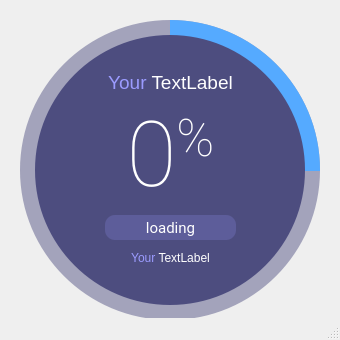
<?xml version="1.0" encoding="UTF-8"?>
<ui version="4.0">
 <class>SplashScreen</class>
 <widget class="QMainWindow" name="SplashScreen">
  <property name="geometry">
   <rect>
    <x>0</x>
    <y>0</y>
    <width>340</width>
    <height>340</height>
   </rect>
  </property>
  <property name="windowTitle">
   <string>MainWindow</string>
  </property>
  <widget class="QWidget" name="centralwidget">
   <widget class="QFrame" name="CircularProgressBarBase">
    <property name="geometry">
     <rect>
      <x>10</x>
      <y>10</y>
      <width>320</width>
      <height>320</height>
     </rect>
    </property>
    <property name="frameShape">
     <enum>QFrame::NoFrame</enum>
    </property>
    <property name="frameShadow">
     <enum>QFrame::Raised</enum>
    </property>
    <widget class="QFrame" name="CircularProgress">
     <property name="geometry">
      <rect>
       <x>10</x>
       <y>10</y>
       <width>300</width>
       <height>300</height>
      </rect>
     </property>
     <property name="styleSheet">
      <string notr="true">QFrame{
	border-radius : 150px;
	background-color: qconicalgradient(cx:0.5, cy:0.5, angle:90, stop:0.749 rgba(255, 0, 127, 0), stop:0.750 rgba(85, 170, 255, 255));
}</string>
     </property>
     <property name="frameShape">
      <enum>QFrame::NoFrame</enum>
     </property>
     <property name="frameShadow">
      <enum>QFrame::Raised</enum>
     </property>
    </widget>
    <widget class="QFrame" name="CircularBg">
     <property name="geometry">
      <rect>
       <x>10</x>
       <y>10</y>
       <width>300</width>
       <height>300</height>
      </rect>
     </property>
     <property name="styleSheet">
      <string notr="true">QFrame{
	border-radius : 150px;
	background-color: rgba(77, 77, 127, 120);
}</string>
     </property>
     <property name="frameShape">
      <enum>QFrame::NoFrame</enum>
     </property>
     <property name="frameShadow">
      <enum>QFrame::Raised</enum>
     </property>
    </widget>
    <widget class="QFrame" name="Container">
     <property name="geometry">
      <rect>
       <x>25</x>
       <y>25</y>
       <width>270</width>
       <height>270</height>
      </rect>
     </property>
     <property name="styleSheet">
      <string notr="true">QFrame{
	border-radius : 135px;
	background-color: rgb(77, 77, 127);
}</string>
     </property>
     <property name="frameShape">
      <enum>QFrame::NoFrame</enum>
     </property>
     <property name="frameShadow">
      <enum>QFrame::Raised</enum>
     </property>
     <widget class="QWidget" name="">
      <property name="geometry">
       <rect>
        <x>40</x>
        <y>35</y>
        <width>191</width>
        <height>201</height>
       </rect>
      </property>
      <layout class="QGridLayout" name="gridLayout">
       <item row="0" column="0">
        <widget class="QLabel" name="label_Title">
         <property name="font">
          <font>
           <family>Segoe UI</family>
           <pointsize>14</pointsize>
          </font>
         </property>
         <property name="styleSheet">
          <string notr="true">color: rgb(255, 255, 255);
background-color: none;</string>
         </property>
         <property name="text">
          <string>&lt;html&gt;&lt;head/&gt;&lt;body&gt;&lt;p&gt;&lt;span style=&quot; color:#9b9bff;&quot;&gt;Your&lt;/span&gt; TextLabel&lt;/p&gt;&lt;/body&gt;&lt;/html&gt;</string>
         </property>
         <property name="alignment">
          <set>Qt::AlignCenter</set>
         </property>
        </widget>
       </item>
       <item row="1" column="0">
        <widget class="QLabel" name="label_Percentage">
         <property name="font">
          <font>
           <family>Roboto Thin</family>
           <pointsize>68</pointsize>
          </font>
         </property>
         <property name="styleSheet">
          <string notr="true">color: rgb(255, 255, 255);
background-color: none;</string>
         </property>
         <property name="text">
          <string>&lt;body&gt;&lt;p&gt;&lt;span style=&quot; font-size:68pt;&quot;&gt;0&lt;/span&gt;&lt;span style=&quot; font-size:58pt; vertical-align:super;&quot;&gt;%&lt;/span&gt;&lt;/p&gt;</string>
         </property>
         <property name="alignment">
          <set>Qt::AlignCenter</set>
         </property>
        </widget>
       </item>
       <item row="2" column="0">
        <widget class="QLabel" name="label_LoadingInfo">
         <property name="font">
          <font>
           <family>Roboto</family>
           <pointsize>11</pointsize>
          </font>
         </property>
         <property name="styleSheet">
          <string notr="true">QLabel{
	border-radius : 10px;	
	color: rgb(255, 255, 255);
	background-color: rgb(93, 93, 154);
	margin-left : 30px;
	margin-right : 30px;
}</string>
         </property>
         <property name="text">
          <string>loading</string>
         </property>
         <property name="alignment">
          <set>Qt::AlignCenter</set>
         </property>
        </widget>
       </item>
       <item row="3" column="0">
        <widget class="QLabel" name="label_Credits">
         <property name="font">
          <font>
           <family>Segoe UI</family>
           <pointsize>9</pointsize>
          </font>
         </property>
         <property name="styleSheet">
          <string notr="true">color: rgb(255, 255, 255);
background-color: none;</string>
         </property>
         <property name="text">
          <string>&lt;html&gt;&lt;head/&gt;&lt;body&gt;&lt;p&gt;&lt;span style=&quot; color:#9b9bff;&quot;&gt;Your&lt;/span&gt; TextLabel&lt;/p&gt;&lt;/body&gt;&lt;/html&gt;</string>
         </property>
         <property name="alignment">
          <set>Qt::AlignCenter</set>
         </property>
        </widget>
       </item>
      </layout>
     </widget>
    </widget>
    <zorder>CircularBg</zorder>
    <zorder>CircularProgress</zorder>
    <zorder>Container</zorder>
   </widget>
  </widget>
  <widget class="QStatusBar" name="statusbar"/>
 </widget>
 <resources/>
 <connections/>
</ui>
